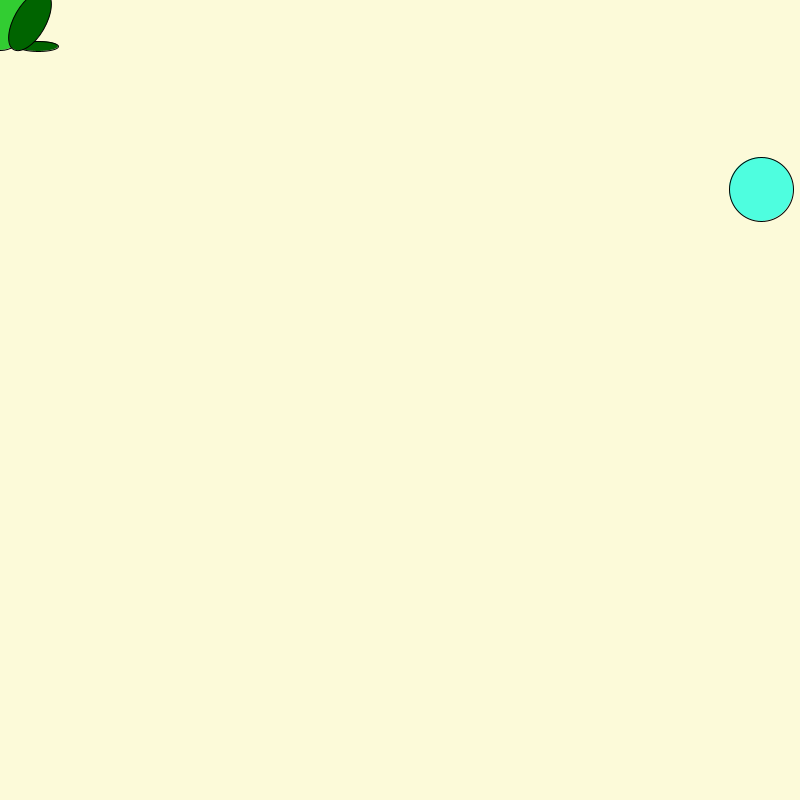
Frame 1 (no input)
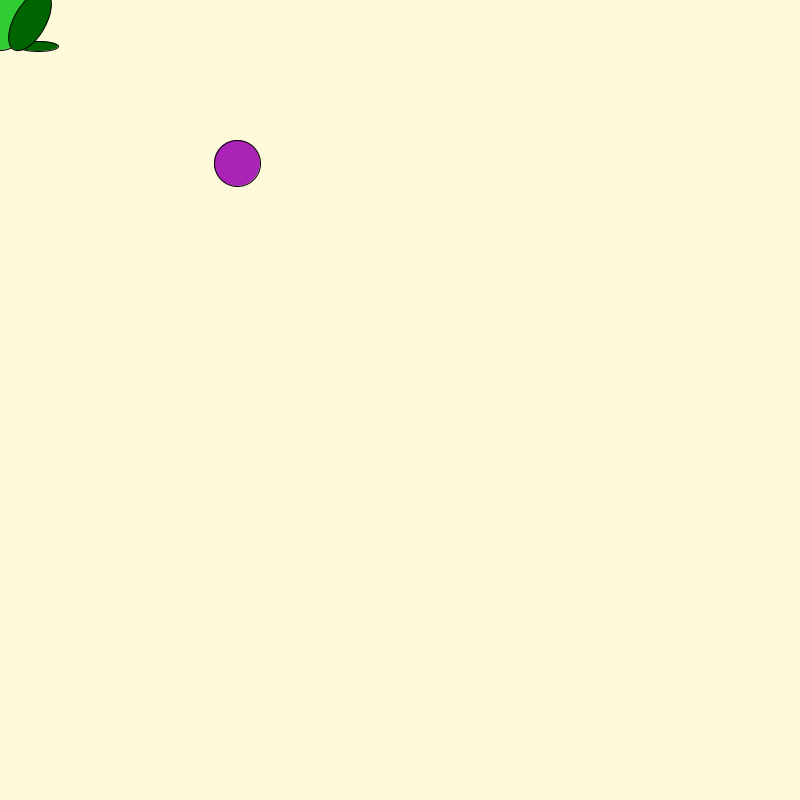
Frame 60 (the mouse pressed at the canvas centre just before this capture)
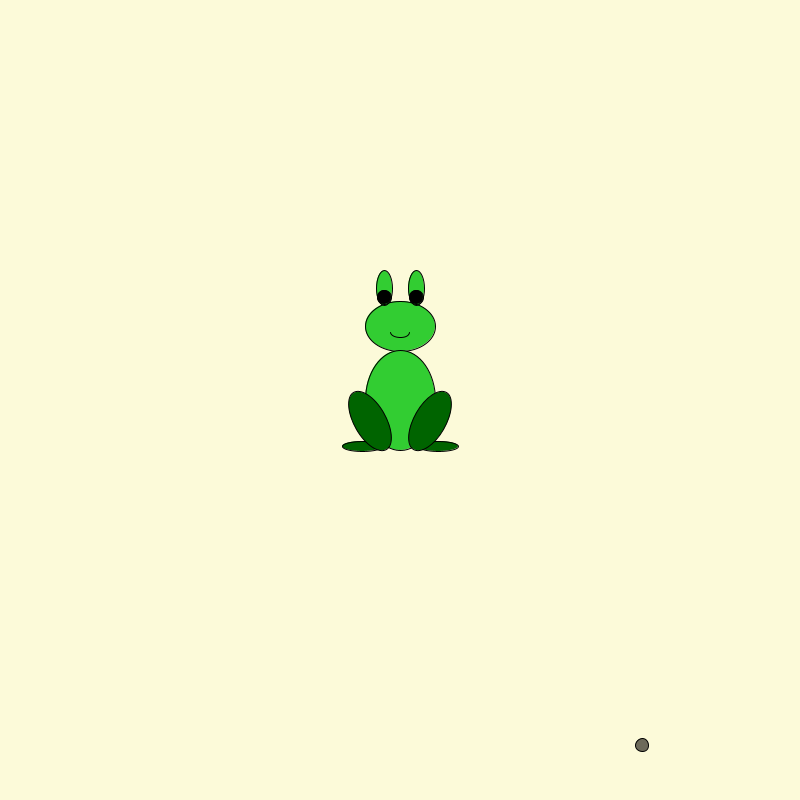
Frame 120 (the mouse held since frame 60 and released just before this capture)

The Processing sketch that drew these frames (run headless with seeded random() and noise(); from frame 60 on, the mouse is pressed at the canvas centre):

// Processing sketch: processing_87797
// ── processing_87797.pde

int dotsSize;
color dotsColor;
int leaveX;
int leaveY;

void setup() {
  size(800,800);
  int mouseX;
  int mouseY;
 
}

void draw() {

//draw background
background(252,250,217);
dotsSize=int(random(0,100));
dotsColor=int(random(#24D3D2,#C724D3));
leaveX=int(random(0,width));
leaveY=int(random(0,height));
fill(dotsColor);
ellipse(leaveX,leaveY,dotsSize,dotsSize);

translate(-100,-134);
fill(50,205,50);
ellipse(mouseX+100,mouseY+60,70,50);//head//
fill(50,205,50);
ellipse(mouseX+100,mouseY+134,70,100);//body//
fill(50,205,50);
ellipse(mouseX+84,mouseY+22,16,35);
ellipse(mouseX+116,mouseY+22,16,35);//eyes//
fill(0);
ellipse(mouseX+84,mouseY+31,14,14);
ellipse(mouseX+116,mouseY+31,14,14);//eyeballs//
fill(0,100,0);
ellipse(mouseX+62,mouseY+180,40,10);
ellipse(mouseX+138,mouseY+180,40,10);//feet//

pushMatrix();
translate(mouseX+70,mouseY+155);
rotate(radians(-30));
fill(0,100,0);
ellipse(0,0,32,65);
popMatrix();
pushMatrix();
translate(mouseX+130,mouseY+155);
rotate(radians(30));
ellipse(0,0,32,65);
popMatrix();//legs//

fill(50,205,50);
arc(mouseX+100,mouseY+66,20,12,radians(5),radians(175));//smile//

}
